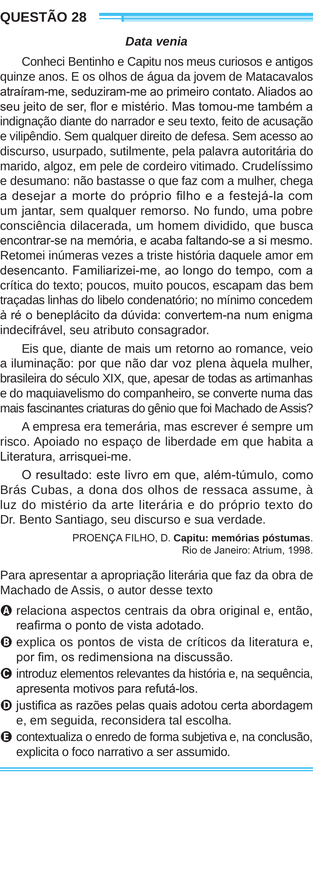
#> input picture 6Passo-ConcatenarVerticalmente/divididas-sem-bordas-do-meio/pagina_enem_12_direita.png, 313 x 877 px, shrunk from 1026 x 2869 before the run; its folder holds 4 pictures in this run
$ python concatenar-verticalmente.py
#> lines starting #> are read from the running program, lines starting #| are printed output that depends on the picture
"""
Propósito: concatenar verticalmente as imagens de cada pasta vinda do passo 5
Autor: Alexandre Nassar de Peder
Criação: 02/10/2025
Atualização: 03/06/2026

OBS1: puxe a pasta "divididas-sem-bordas-do-meio" do passo 5 para essa pasta do passo 6
OBS2: não compensa concatenar as páginas inteiras. Tenha isso em mente para o passo 7
"""

"""
Propósito: Concatenar verticalmente as páginas inteiras da prova do ENEM
Autor: Adaptado para ENEM (Página Única)
"""

from PIL import Image
import os
import re

# Substitua pelo nome real da pasta onde estão as suas páginas processadas
pasta_imagens = "divididas-sem-bordas-do-meio"
pasta_saida = "."
os.makedirs(pasta_saida, exist_ok=True)

def get_sort_key(nome_arquivo):
    """
    Extrai o número da página (ex: 'pagina_enem_5.jpg' -> 5)
    para garantir que a ordenação seja numérica e não alfabética.
    """
    busca = re.search(r'pagina_enem_(\d+)', nome_arquivo)
    if busca:
        return int(busca.group(1))
    return 0  # Caso o arquivo não siga o padrão, vai para o início

# Captura arquivos .png, .jpg ou .jpeg
formatos_suportados = ('.png', '.jpg', '.jpeg')
arquivos = [f for f in os.listdir(pasta_imagens) if f.lower().endswith(formatos_suportados)]

# Ordena as páginas de forma crescente (1, 2, 3... 10, 11...)
arquivos.sort(key=get_sort_key)

if not arquivos:
    print(f"Nenhuma imagem encontrada na pasta '{pasta_imagens}'!")
    exit()

# Abrir todas as imagens na ordem correta
imagens = []
for arquivo in arquivos:
    caminho = os.path.join(pasta_imagens, arquivo)
    imagens.append(Image.open(caminho))
    print(f"Adicionando na fila: {arquivo}")

# Encontrar a largura máxima para o fundo da colagem
largura_max = max(img.width for img in imagens)

# Calcular a altura total somando todas as páginas
altura_total = sum(img.height for img in imagens)

# Cria o canvas final em branco (fundo branco para o ENEM)
imagem_final = Image.new('RGB', (largura_max, altura_total), color=(255, 255, 255))
#> imagem_final: PIL image 536x3631 RGB; every value is 255

# Cola uma imagem abaixo da outra
y = 0
for img in imagens:
    # Centraliza horizontalmente caso alguma página tenha largura ligeiramente menor
    x_offset = (largura_max - img.width) // 2
    imagem_final.paste(img, (x_offset, y))
    y += img.height
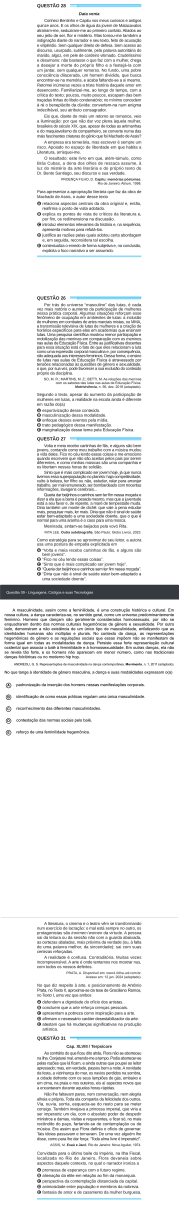
#> imagem_final: PIL image 536x3631 RGB (shown at 1/3 size); mean R, G, B 236.2, 236.5, 236.8

# Salva o resultado final que será usado no Passo 7
caminho_final = os.path.join(pasta_saida, 'colunas_concatenadas_verticalmente.png')
imagem_final.save(caminho_final)

print("\n--- Processo Concluído! ---")
print(f"Imagens concatenadas verticalmente com sucesso em: {caminho_final}")
print(f"Total de páginas unidas: {len(arquivos)}")
